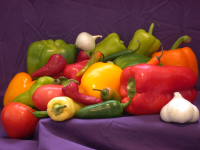
#> input picture Exercises/Ex_2_2/img/peppers.png, 200 x 150 px
$ python main.py
#> lines starting #> are read from the running program, lines starting #| are printed output that depends on the picture
### Exercises/Ex_2_2/density_plot.py
import os
import cv2
import numpy as np
import matplotlib.pyplot as plt
from scipy.stats import gaussian_kde

def color_density_3D(image_path, bw_method=0.05, subsample=2000, grid_size=50, fixed_B=128):
    # Load and prepare image
    img_bgr = cv2.imread(image_path)
    if img_bgr is None:
        print(f"Image not found: {image_path}")
        return

    img_rgb = cv2.cvtColor(img_bgr, cv2.COLOR_BGR2RGB)
    pixels = img_rgb.reshape(-1, 3).astype(float)

    # Optional subsampling
    if len(pixels) > subsample:
        idx = np.random.choice(len(pixels), subsample, replace=False)
        pixels = pixels[idx]

    # Gaussian KDE in RGB space
    kde = gaussian_kde(pixels.T, bw_method=bw_method)

    # Grid for R and G, fixed B
    r = np.linspace(0, 255, grid_size)
    g = np.linspace(0, 255, grid_size)
    R, G = np.meshgrid(r, g)
    B = np.full_like(R, fixed_B)

    grid_points = np.vstack([R.ravel(), G.ravel(), B.ravel()])
    density = kde(grid_points).reshape(R.shape)

    # Normalize RGB for facecolors
    face_colors = np.stack([R / 255.0, G / 255.0, B / 255.0], axis=-1)

    # Plot 3D surface
    fig = plt.figure(figsize=(10, 8))
    ax = fig.add_subplot(111, projection='3d')

    ax.plot_surface(R, G, density, facecolors=face_colors, rstride=1, cstride=1, linewidth=0, antialiased=False,
                    shade=False)

    ax.set_xlabel('Red')
    ax.set_ylabel('Green')
    ax.set_zlabel('Density')
    ax.set_title(f'3D Color Density Topography - RGB slice at Blue={fixed_B}')

    plt.tight_layout()

    # Save figure
    output_path = f"results/{os.path.splitext(os.path.basename(image_path))[0]}_density_B{fixed_B}.png"
    plt.savefig(output_path)
    print(f"Saved 3D density plot to '{output_path}'")

    # Show plot after saving
    plt.show()

### Exercises/Ex_2_2/mean_shift.py
import numpy as np
from numba import njit, prange

from visualization import create_visualization_frames


# [5 lines left out: function colour_dist, not called in this run]

@njit
def gaussian_weight(dist, bandwidth):
    """
    Calculates the Gaussian kernel weight given the distance and bandwidth
    """
    return np.exp(-dist / (2.0 * bandwidth * bandwidth))

@njit(parallel=True)
def mean_shift_iteration(shifted, bandwidth):
    """
    Parallelized single Mean Shift iteration.

    :param shifted: (N, 3) array of pixel values (float)
    :param bandwidth: scalar bandwidth value.
    :return: new_shifted: updated pixel values after one iteration.
    """
    N = shifted.shape[0]
    new_shifted = np.empty_like(shifted)
    for i in prange(N):
        num0 = 0.0
        num1 = 0.0
        num2 = 0.0
        denom = 0.0
        for j in range(N):
            diff0 = shifted[j, 0] - shifted[i, 0]
            diff1 = shifted[j, 1] - shifted[i, 1]
            diff2 = shifted[j, 2] - shifted[i, 2]
            dist_sq = diff0 * diff0 + diff1 * diff1 + diff2 * diff2
            weight = gaussian_weight(dist_sq, bandwidth)
            num0 += shifted[j, 0] * weight
            num1 += shifted[j, 1] * weight
            num2 += shifted[j, 2] * weight
            denom += weight
        new_shifted[i, 0] = num0 / denom
        new_shifted[i, 1] = num1 / denom
        new_shifted[i, 2] = num2 / denom
    return new_shifted


# [19 lines left out: function compute_max_shift, not called in this run]


def mean_shift_color_pixel(inPixels, bandwidth, max_iter=40, epsilon=1e-3, shape=None, record_frames=False):
    """
    Perform Mean Shift in RGB space on all pixels using a parallelized inner loop.

    :param inPixels: (N, 3) ndarray of pixels (each row is [r, g, b]).
    :param bandwidth: float, bandwidth (sigma) for the Gaussian kernel.
    :param max_iter: int, maximum number of iterations.
    :param epsilon: float, convergence threshold.
    :param shape: tuple (h, w) representing the original image dimensions.
    :param record_frames: bool, if True then record intermediate 2D and 3D visualizations.
    :return: If record_frames is False: (N, 3) ndarray of converged pixel colors.
             If record_frames is True: tuple (shifted, frames_2d, frames_3d).
    """
    shifted = inPixels.copy().astype(np.float64)
    frames_2d = []
    frames_3d = []

    for iteration in range(max_iter):
        new_shifted = mean_shift_iteration(shifted, bandwidth)
        max_shift_distance = compute_max_shift(shifted, new_shifted)
        print(f"Iteration {iteration + 1}, max shift: {max_shift_distance:.4f}")

        shifted = new_shifted
        if record_frames and shape is not None:
            frame2d, frame3d = create_visualization_frames(shifted, shape, iteration, bandwidth)
            frames_2d.append(frame2d)
            frames_3d.append(frame3d)

        if max_shift_distance < epsilon:
            print(f"Converged at iteration {iteration + 1}")
            break

    if record_frames:
        return shifted, frames_2d, frames_3d
    else:
        return shifted


# [26 lines left out: function assign_clusters, not called in this run]

### Exercises/Ex_2_2/main.py
import os
import cv2
import numpy as np
import matplotlib.pyplot as plt
from matplotlib import animation

from density_plot import color_density_3D
from mean_shift import mean_shift_color_pixel, assign_clusters


def main():
    # Example images
    images = ["peppers.png", "gas_station.png", "color_monkey.jpg", "blue_bird.jpg"]
    bandwidths = [10.0, 20.0, 30.0]

    max_iter = 40  # Maximum Mean Shift iterations
    epsilon = 1  # Convergence threshold
    cluster_threshold = 5.0

    results_dir = "results"
    os.makedirs(results_dir, exist_ok=True)

    for image_name in images:
        input_image_path = os.path.join("img", image_name)
        img_np = cv2.imread(input_image_path)
#> img_np is the input picture: shape (150, 200, 3); mean B, G, R 57.6, 66.4, 120.8
        if img_np is None:
            print(f"Error: Could not load {input_image_path}")
            continue

        img_np = cv2.cvtColor(img_np, cv2.COLOR_BGR2RGB).astype(np.float64)
        h, w, _ = img_np.shape
#> h = 150; w = 200
        flattened_pixels = img_np.reshape(-1, 3)

        # 3D color density topography
        color_density_3D(input_image_path, bw_method=0.5)
#> in color_density_3D, `idx = np.random.choice(len(pixels), subsample, replace=False)`: idx = 2000 values, max 29997 at index 286, min 6 at index 1199, mean 15242.1
#> in color_density_3D, `pixels = pixels[idx]`: pixels = 2000 rows, first 8: [62, 34, 64], [89, 30, 33], [65, 32, 54], [74, 39, 71], [65, 37, 66], [240, 58, 59], [63, 32, 63], [70, 39, 69]
#> in color_density_3D, `density = kde(grid_points).reshape(R.shape)`:
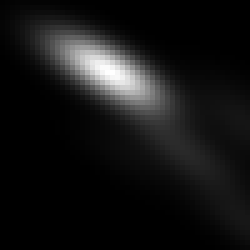
#> density: shape (50, 50) float64 (shown 5 times larger); min 1.05e-29, max 2.26e-07, mean 1.91e-08; drawn with min black and max white
#> in color_density_3D, `ax.plot_surface(R, G, density, facecolors=face_colors, rstride=1, cstr..`:
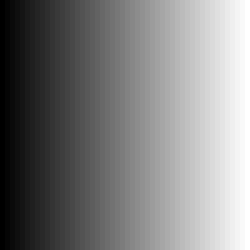
#> R: shape (50, 50) float64 (shown 5 times larger); min 0, max 255, mean 127.5
#> in color_density_3D, `plt.savefig(output_path)`:
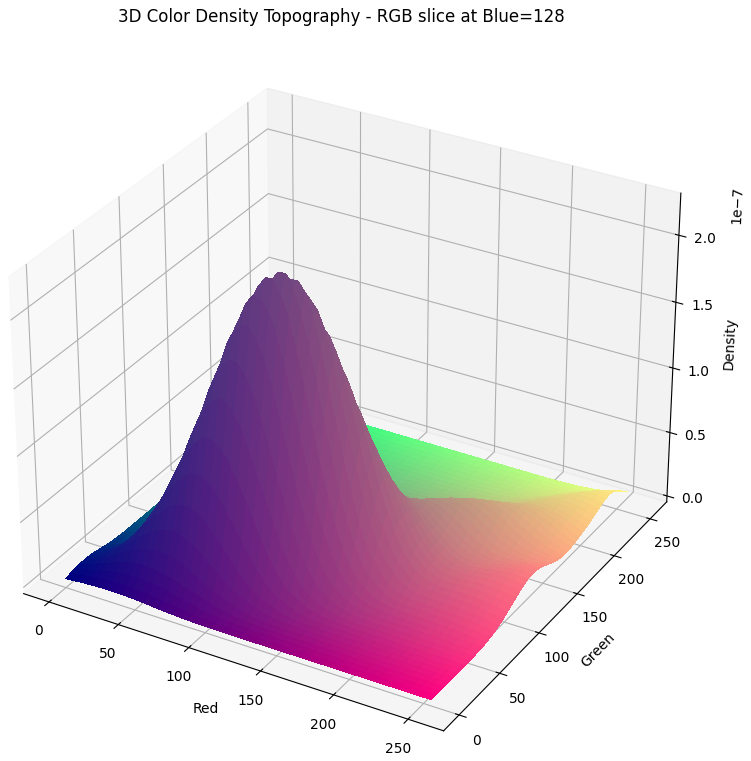
#> figure drawn by matplotlib, 1 panel

        for bw in bandwidths:
            print(f"\nProcessing image '{image_name}' with Bandwidth {bw}...")
            base_name = os.path.splitext(image_name)[0]
            prefix = f"{base_name}_bw{bw}"
            output_image_path = os.path.join(results_dir, f"{prefix}_clustered_image.png")
            gif_2d_path = os.path.join(results_dir, f"{prefix}_animation_2d.gif")
            gif_3d_path = os.path.join(results_dir, f"{prefix}_animation_3d.gif")

            # Run Mean Shift
            shifted_pixels, frames_2d, frames_3d = mean_shift_color_pixel(
                flattened_pixels, bw, max_iter, epsilon, shape=(h, w), record_frames=True
            )

            # Build 2D GIF
            fig2d = plt.figure()
            ims_2d = []
            for frame in frames_2d:
                im = plt.imshow(frame, animated=True)
                plt.axis("off")
                ims_2d.append([im])
            fig2d.subplots_adjust(left=0, right=1, top=1, bottom=0)
            ani2d = animation.ArtistAnimation(fig2d, ims_2d, interval=500)
            ani2d.save(gif_2d_path, writer='pillow')
            plt.axis("off")
            plt.close(fig2d)
            print(f"2D animation saved as '{gif_2d_path}'")

            # Build 3D GIF
            fig3d = plt.figure()
            ims_3d = []
            for frame in frames_3d:
                im = plt.imshow(frame, animated=True)
                plt.axis("off")
                ims_3d.append([im])
            fig3d.subplots_adjust(left=0, right=1, top=1, bottom=0)
            ani3d = animation.ArtistAnimation(fig3d, ims_3d, interval=500)
            ani3d.save(gif_3d_path, writer='pillow')
            plt.axis("off")
            plt.close(fig3d)
            print(f"3D animation saved as '{gif_3d_path}'")

            # Cluster final positions
            labels, cluster_centers = assign_clusters(shifted_pixels, threshold=cluster_threshold)
            num_clusters = len(cluster_centers)
            print("Number of clusters found:", num_clusters)

            # Replace each pixel with its cluster center
            final_pixels = cluster_centers[labels]
            final_img_np = np.clip(final_pixels, 0, 255).reshape(h, w, 3).astype(np.uint8)

            # Save final result
            plt.figure(figsize=(8, 6))
            plt.imshow(final_img_np)
            plt.title(f"Final Clustered Image ({num_clusters} clusters) - Bandwidth {bw}")
            plt.axis("off")
            plt.savefig(output_image_path.replace(".png", "_final.png"))

            print(f"Clustered image saved as '{output_image_path}'")

if __name__ == "__main__":
#> (the run stopped early here; a loop or call above may not have finished)
